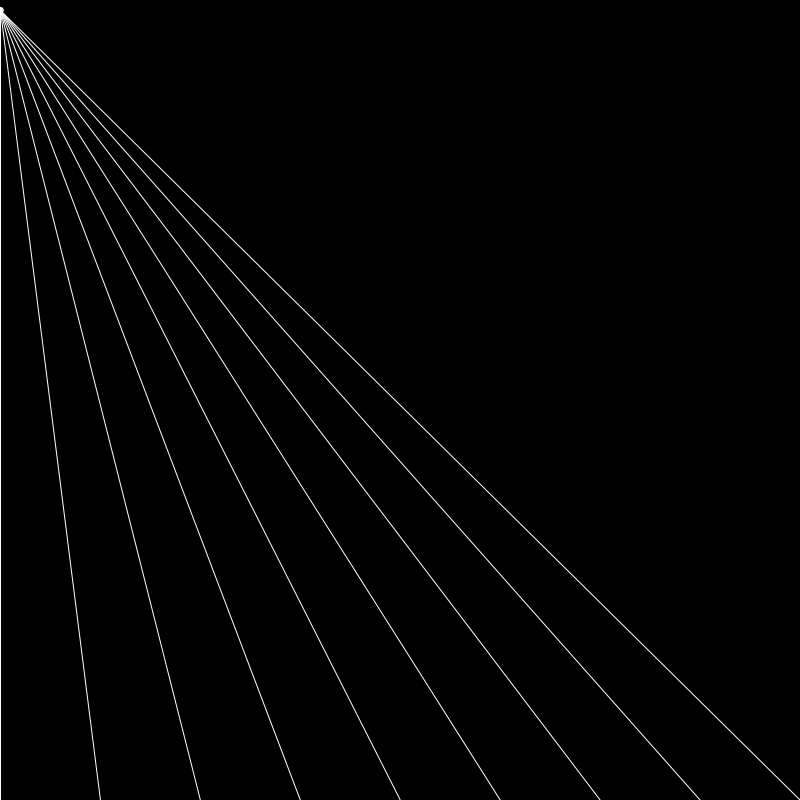
Frame 1 (no input)
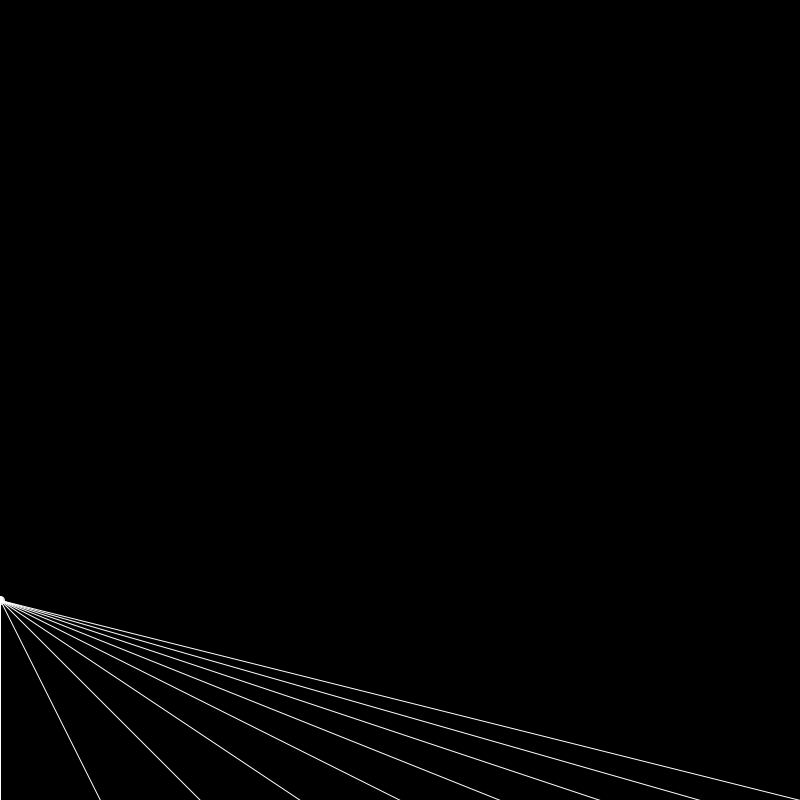
Frame 60 (the mouse pressed at the canvas centre just before this capture)
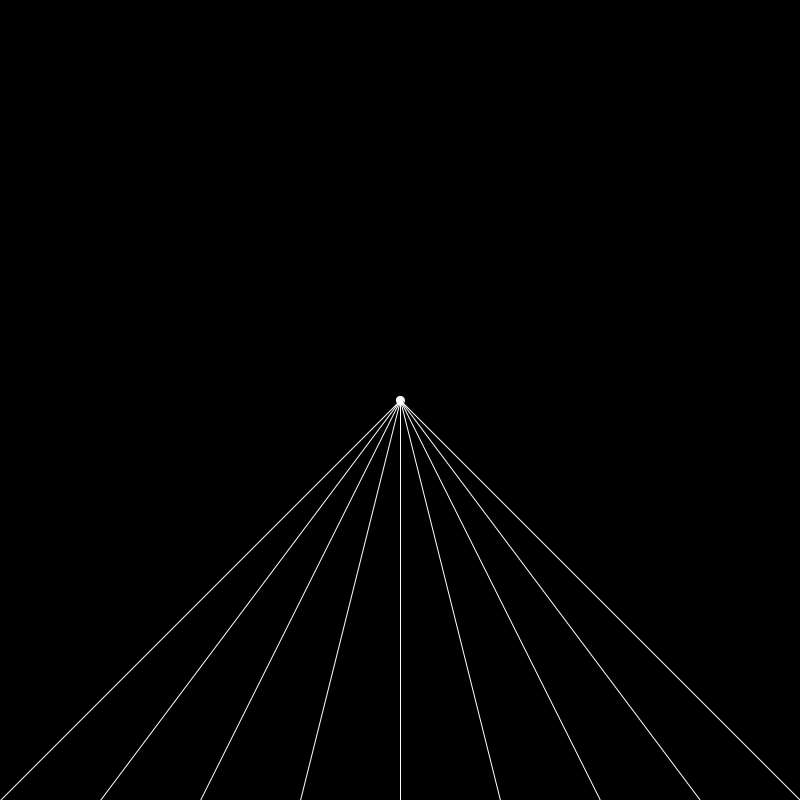
Frame 120 (the mouse held since frame 60 and released just before this capture)

The Processing sketch that drew these frames (run headless with seeded random() and noise(); from frame 60 on, the mouse is pressed at the canvas centre):

// Processing sketch: ElasticBall
// ── ElasticBall.pde
/*
ELASTIC BALL
Jeff Thompson
August 2011

*/

int focusX, focusY;
int gravity = 10;
int focusSize = 8;
int slideX;

void setup() {

  size(800, 800);
  smooth();
}

void draw() {

  background(0);

  if (mousePressed) {
    focusX = mouseX;
    focusY = mouseY;
  }
  else {
    fall();
  }

  fill(255);
  ellipse(focusX, focusY, focusSize, focusSize);

  noFill();
  stroke(255);
  for (int i=0; i<=width; i+=100) {
    line(i, height, focusX, focusY);
  }
}

void mouseReleased () {
  gravity = (height-focusY)/15;
  
  if (focusX >= width/2) {
    slideX = -1;
  }
  else {
    slideX = 1;
  }
}

void fall() {

  if (focusY <= height-focusSize) {
    focusX += slideX;
    focusY += gravity;
  }
  else {
    focusY = height-focusSize+1;    // +1 so it doesn't flip-flop over and over...
  }
}
